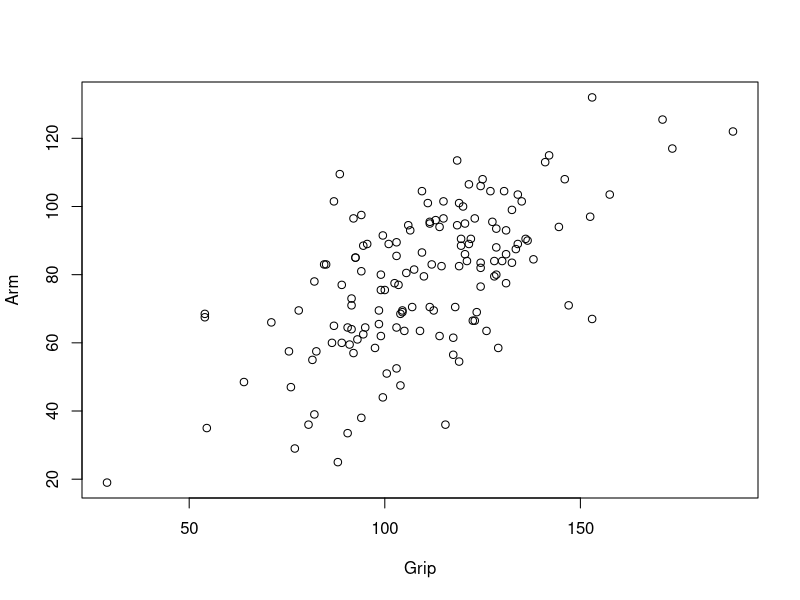
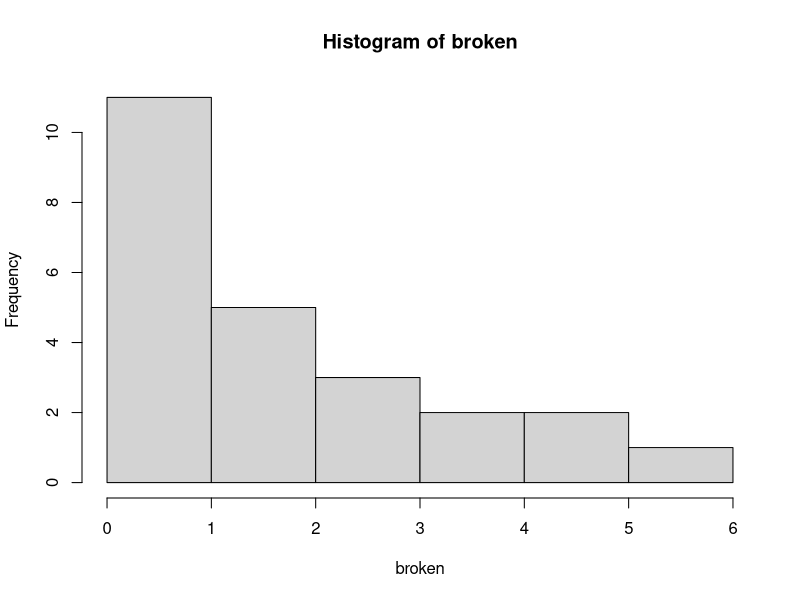

Source code (R) for these figures, in order: (Note: this script raises an error after producing the figures.)
#load
strengthData <- read.csv("strength.csv")

plot(
  x = strengthData$GRIP,
  y = strengthData$ARM,
  xlab = "Grip",
  ylab = "Arm"
)

#correlation coefficient
cor(strengthData$GRIP, strengthData$ARM)

#hypothesis
sig <- 0.01
corel <- cor(strengthData$GRIP, strengthData$ARM)
size <- nrow(strengthData)
t <- (corel* sqrt(size - 2))/sqrt(1 - corel * corel)
result <- ifelse(t <= 0, pt(t, size - 2) * 2, 2 * (1 - pt(t, size - 2)))
ifelse(sig > result, "Reject", "Can't Reject")

cor.test(strengthData$GRIP, strengthData$ARM)

#9
broken <- c(0,1,1,0,0,2,0,1,1,1,1,3,1,2,3,2,2,3,2,4,5,4,5,6)
hist(broken)

#33
myData <- read_excel("33.xlsx")

#a
plot(
  x = myData$Horsepower, 
  y = myData$`Highway Gas Mileage (mpg)`,
  xlab = "HorsePower",
  ylab = "Highway Gas Mileage (mpg)"
)
#correlation
cor(myData$Horsepower, myData$`Highway Gas Mileage (mpg)`)




#34
myData <- read_excel("34.xlsx")
plot(
  x = myData$Marijuana, 
  y = myData$`Other Drugs`,
  xlab = "HMarijuana",
  ylab = "Other Drugs"
)

cor(myData$Marijuana, myData$`Other Drugs`)


#35
myData <- read_excel("35.xlsx")

plot(
  myData$`Fat (g)`,
  myData$`Sodium (mg)`,
  xlab = "Fat (g)",
  ylab = "Sodium (mg)"
)

cor(myData$`Fat (g)`, myData$`Sodium (mg)`)